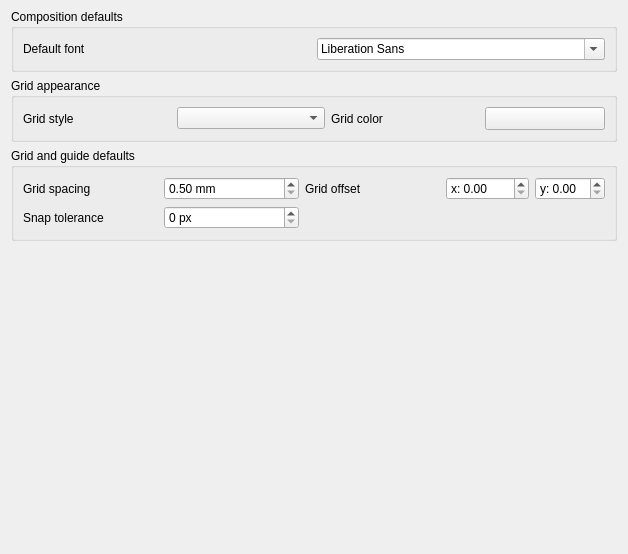
             <widget class="QWidget" name="mOptionsScrollAreaContents_12">
              <property name="geometry">
               <rect>
                <x>0</x>
                <y>0</y>
                <width>628</width>
                <height>554</height>
               </rect>
              </property>
              <layout class="QVBoxLayout" name="verticalLayout_39">
               <property name="topMargin">
                <number>9</number>
               </property>
               <item>
                <widget class="QgsCollapsibleGroupBox" name="groupBox_3">
                 <property name="enabled">
                  <bool>true</bool>
                 </property>
                 <property name="title">
                  <string>Composition defaults</string>
                 </property>
                 <layout class="QGridLayout" name="gridLayout_8">
                  <item row="1" column="0">
                   <layout class="QHBoxLayout" name="horizontalLayout_39">
                    <item>
                     <widget class="QLabel" name="label_60">
                      <property name="text">
                       <string>Default font</string>
                      </property>
                     </widget>
                    </item>
                    <item>
                     <widget class="QFontComboBox" name="mComposerFontComboBox"/>
                    </item>
                   </layout>
                  </item>
                 </layout>
                </widget>
               </item>
               <item>
                <widget class="QgsCollapsibleGroupBox" name="groupBox_23">
                 <property name="title">
                  <string>Grid appearance</string>
                 </property>
                 <layout class="QGridLayout" name="gridLayout_9">
                  <item row="0" column="0">
                   <widget class="QLabel" name="label_66">
                    <property name="text">
                     <string>Grid style</string>
                    </property>
                   </widget>
                  </item>
                  <item row="0" column="2">
                   <widget class="QComboBox" name="mGridStyleComboBox"/>
                  </item>
                  <item row="0" column="3">
                   <widget class="QLabel" name="label_4">
                    <property name="text">
                     <string>Grid color</string>
                    </property>
                   </widget>
                  </item>
                  <item row="0" column="4">
                   <widget class="QgsColorButtonV2" name="mGridColorButton">
                    <property name="minimumSize">
                     <size>
                      <width>120</width>
                      <height>0</height>
                     </size>
                    </property>
                    <property name="maximumSize">
                     <size>
                      <width>120</width>
                      <height>16777215</height>
                     </size>
                    </property>
                    <property name="text">
                     <string/>
                    </property>
                   </widget>
                  </item>
                 </layout>
                </widget>
               </item>
               <item>
                <widget class="QgsCollapsibleGroupBox" name="groupBox_24">
                 <property name="title">
                  <string>Grid and guide defaults</string>
                 </property>
                 <layout class="QGridLayout" name="gridLayout_11">
                  <item row="0" column="0">
                   <widget class="QLabel" name="label_61">
                    <property name="text">
                     <string>Grid spacing</string>
                    </property>
                   </widget>
                  </item>
                  <item row="0" column="1">
                   <widget class="QDoubleSpinBox" name="mGridResolutionSpinBox">
                    <property name="suffix">
                     <string> mm</string>
                    </property>
                    <property name="minimum">
                     <double>0.500000000000000</double>
                    </property>
                    <property name="maximum">
                     <double>9999.000000000000000</double>
                    </property>
                   </widget>
                  </item>
                  <item row="0" column="2">
                   <widget class="QLabel" name="label_63">
                    <property name="text">
                     <string>Grid offset</string>
                    </property>
                    <property name="wordWrap">
                     <bool>true</bool>
                    </property>
                   </widget>
                  </item>
                  <item row="0" column="3">
                   <layout class="QHBoxLayout" name="horizontalLayout_36">
                    <item>
                     <widget class="QDoubleSpinBox" name="mOffsetXSpinBox">
                      <property name="prefix">
                       <string>x: </string>
                      </property>
                      <property name="maximum">
                       <double>9999.000000000000000</double>
                      </property>
                     </widget>
                    </item>
                    <item>
                     <widget class="QDoubleSpinBox" name="mOffsetYSpinBox">
                      <property name="prefix">
                       <string>y: </string>
                      </property>
                      <property name="suffix">
                       <string/>
                      </property>
                     </widget>
                    </item>
                   </layout>
                  </item>
                  <item row="1" column="0">
                   <widget class="QLabel" name="label_62">
                    <property name="text">
                     <string>Snap tolerance</string>
                    </property>
                   </widget>
                  </item>
                  <item row="1" column="1">
                   <widget class="QSpinBox" name="mSnapToleranceSpinBox">
                    <property name="suffix">
                     <string> px</string>
                    </property>
                    <property name="maximum">
                     <number>200</number>
                    </property>
                   </widget>
                  </item>
                 </layout>
                </widget>
               </item>
               <item>
                <spacer name="verticalSpacer_10">
                 <property name="orientation">
                  <enum>Qt::Vertical</enum>
                 </property>
                 <property name="sizeHint" stdset="0">
                  <size>
                   <width>20</width>
                   <height>40</height>
                  </size>
                 </property>
                </spacer>
               </item>
              </layout>
             </widget>
